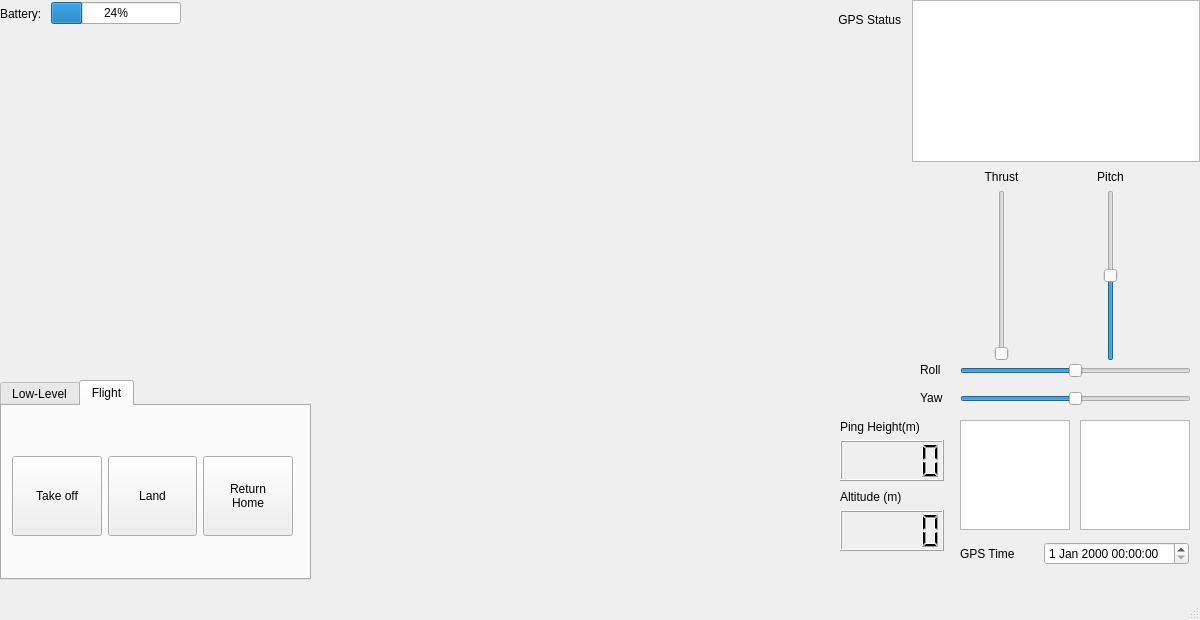
<?xml version="1.0" encoding="UTF-8"?>
<ui version="4.0">
 <class>MainWindow</class>
 <widget class="QMainWindow" name="MainWindow">
  <property name="geometry">
   <rect>
    <x>0</x>
    <y>0</y>
    <width>1200</width>
    <height>620</height>
   </rect>
  </property>
  <property name="minimumSize">
   <size>
    <width>1200</width>
    <height>600</height>
   </size>
  </property>
  <property name="windowTitle">
   <string>MainWindow</string>
  </property>
  <widget class="QWidget" name="centralwidget">
   <widget class="QWidget" name="layoutWidget">
    <property name="geometry">
     <rect>
      <x>0</x>
      <y>0</y>
      <width>181</width>
      <height>27</height>
     </rect>
    </property>
    <layout class="QHBoxLayout" name="horizontalLayout_7">
     <item>
      <widget class="QLabel" name="label_8">
       <property name="text">
        <string>Battery: </string>
       </property>
      </widget>
     </item>
     <item>
      <widget class="QProgressBar" name="battery">
       <property name="value">
        <number>24</number>
       </property>
      </widget>
     </item>
    </layout>
   </widget>
   <widget class="QGraphicsView" name="camera">
    <property name="geometry">
     <rect>
      <x>912</x>
      <y>0</y>
      <width>288</width>
      <height>162</height>
     </rect>
    </property>
   </widget>
   <widget class="QLabel" name="gps_status">
    <property name="geometry">
     <rect>
      <x>810</x>
      <y>10</y>
      <width>91</width>
      <height>20</height>
     </rect>
    </property>
    <property name="sizePolicy">
     <sizepolicy hsizetype="Preferred" vsizetype="Maximum">
      <horstretch>0</horstretch>
      <verstretch>0</verstretch>
     </sizepolicy>
    </property>
    <property name="text">
     <string>GPS Status</string>
    </property>
    <property name="alignment">
     <set>Qt::AlignRight|Qt::AlignTrailing|Qt::AlignVCenter</set>
    </property>
    <property name="wordWrap">
     <bool>false</bool>
    </property>
   </widget>
   <widget class="QWidget" name="layoutWidget_2">
    <property name="geometry">
     <rect>
      <x>950</x>
      <y>170</y>
      <width>212</width>
      <height>191</height>
     </rect>
    </property>
    <layout class="QHBoxLayout" name="horizontalLayout_5">
     <item>
      <layout class="QVBoxLayout" name="verticalLayout_4">
       <item>
        <widget class="QLabel" name="label_5">
         <property name="sizePolicy">
          <sizepolicy hsizetype="Minimum" vsizetype="Maximum">
           <horstretch>0</horstretch>
           <verstretch>0</verstretch>
          </sizepolicy>
         </property>
         <property name="minimumSize">
          <size>
           <width>100</width>
           <height>0</height>
          </size>
         </property>
         <property name="layoutDirection">
          <enum>Qt::LeftToRight</enum>
         </property>
         <property name="text">
          <string>Thrust</string>
         </property>
         <property name="alignment">
          <set>Qt::AlignCenter</set>
         </property>
        </widget>
       </item>
       <item>
        <widget class="QSlider" name="thrust">
         <property name="sizePolicy">
          <sizepolicy hsizetype="Minimum" vsizetype="Expanding">
           <horstretch>0</horstretch>
           <verstretch>0</verstretch>
          </sizepolicy>
         </property>
         <property name="maximum">
          <number>5000</number>
         </property>
         <property name="orientation">
          <enum>Qt::Vertical</enum>
         </property>
        </widget>
       </item>
      </layout>
     </item>
     <item>
      <layout class="QVBoxLayout" name="verticalLayout_5">
       <item>
        <widget class="QLabel" name="label_6">
         <property name="sizePolicy">
          <sizepolicy hsizetype="Minimum" vsizetype="Minimum">
           <horstretch>0</horstretch>
           <verstretch>0</verstretch>
          </sizepolicy>
         </property>
         <property name="minimumSize">
          <size>
           <width>100</width>
           <height>0</height>
          </size>
         </property>
         <property name="layoutDirection">
          <enum>Qt::LeftToRight</enum>
         </property>
         <property name="text">
          <string>Pitch</string>
         </property>
         <property name="alignment">
          <set>Qt::AlignCenter</set>
         </property>
        </widget>
       </item>
       <item>
        <widget class="QSlider" name="pitch">
         <property name="sizePolicy">
          <sizepolicy hsizetype="Minimum" vsizetype="Expanding">
           <horstretch>0</horstretch>
           <verstretch>0</verstretch>
          </sizepolicy>
         </property>
         <property name="minimum">
          <number>-2500</number>
         </property>
         <property name="maximum">
          <number>2500</number>
         </property>
         <property name="orientation">
          <enum>Qt::Vertical</enum>
         </property>
        </widget>
       </item>
      </layout>
     </item>
    </layout>
   </widget>
   <widget class="QTabWidget" name="tabs">
    <property name="geometry">
     <rect>
      <x>0</x>
      <y>380</y>
      <width>311</width>
      <height>200</height>
     </rect>
    </property>
    <property name="currentIndex">
     <number>1</number>
    </property>
    <widget class="QWidget" name="tab_1">
     <attribute name="title">
      <string>Low-Level</string>
     </attribute>
     <widget class="QWidget" name="horizontalLayoutWidget_2">
      <property name="geometry">
       <rect>
        <x>10</x>
        <y>30</y>
        <width>281</width>
        <height>111</height>
       </rect>
      </property>
      <layout class="QHBoxLayout" name="horizontalLayout_2">
       <item>
        <layout class="QVBoxLayout" name="verticalLayout">
         <item>
          <widget class="QLabel" name="label">
           <property name="sizePolicy">
            <sizepolicy hsizetype="Preferred" vsizetype="Maximum">
             <horstretch>0</horstretch>
             <verstretch>0</verstretch>
            </sizepolicy>
           </property>
           <property name="text">
            <string>Motors</string>
           </property>
          </widget>
         </item>
         <item>
          <widget class="QPushButton" name="calibrate_btn">
           <property name="sizePolicy">
            <sizepolicy hsizetype="Minimum" vsizetype="Minimum">
             <horstretch>0</horstretch>
             <verstretch>0</verstretch>
            </sizepolicy>
           </property>
           <property name="text">
            <string>Calibrate</string>
           </property>
          </widget>
         </item>
         <item>
          <widget class="QPushButton" name="arm_btn">
           <property name="sizePolicy">
            <sizepolicy hsizetype="Minimum" vsizetype="Minimum">
             <horstretch>0</horstretch>
             <verstretch>0</verstretch>
            </sizepolicy>
           </property>
           <property name="text">
            <string>Arm</string>
           </property>
          </widget>
         </item>
        </layout>
       </item>
       <item>
        <layout class="QVBoxLayout" name="verticalLayout_2">
         <item>
          <widget class="QLabel" name="label_2">
           <property name="sizePolicy">
            <sizepolicy hsizetype="Preferred" vsizetype="Maximum">
             <horstretch>0</horstretch>
             <verstretch>0</verstretch>
            </sizepolicy>
           </property>
           <property name="text">
            <string>Buzzer</string>
           </property>
          </widget>
         </item>
         <item>
          <widget class="QComboBox" name="buzzer_cmd_combo"/>
         </item>
         <item>
          <widget class="QPushButton" name="buzzer_cmd_btn">
           <property name="sizePolicy">
            <sizepolicy hsizetype="Minimum" vsizetype="Minimum">
             <horstretch>0</horstretch>
             <verstretch>0</verstretch>
            </sizepolicy>
           </property>
           <property name="text">
            <string>Send</string>
           </property>
          </widget>
         </item>
        </layout>
       </item>
      </layout>
     </widget>
    </widget>
    <widget class="QWidget" name="tab_2">
     <attribute name="title">
      <string>Flight</string>
     </attribute>
     <widget class="QWidget" name="horizontalLayoutWidget">
      <property name="geometry">
       <rect>
        <x>10</x>
        <y>50</y>
        <width>281</width>
        <height>80</height>
       </rect>
      </property>
      <layout class="QHBoxLayout" name="horizontalLayout">
       <item>
        <widget class="QPushButton" name="takeoff_btn">
         <property name="sizePolicy">
          <sizepolicy hsizetype="Minimum" vsizetype="Minimum">
           <horstretch>0</horstretch>
           <verstretch>0</verstretch>
          </sizepolicy>
         </property>
         <property name="text">
          <string>Take off</string>
         </property>
        </widget>
       </item>
       <item>
        <widget class="QPushButton" name="pushButton_2">
         <property name="sizePolicy">
          <sizepolicy hsizetype="Minimum" vsizetype="Minimum">
           <horstretch>0</horstretch>
           <verstretch>0</verstretch>
          </sizepolicy>
         </property>
         <property name="text">
          <string>Land</string>
         </property>
        </widget>
       </item>
       <item>
        <widget class="QPushButton" name="pushButton_3">
         <property name="sizePolicy">
          <sizepolicy hsizetype="Minimum" vsizetype="Minimum">
           <horstretch>0</horstretch>
           <verstretch>0</verstretch>
          </sizepolicy>
         </property>
         <property name="text">
          <string>Return
Home</string>
         </property>
        </widget>
       </item>
      </layout>
     </widget>
    </widget>
   </widget>
   <widget class="QWidget" name="layoutWidget_4">
    <property name="geometry">
     <rect>
      <x>920</x>
      <y>360</y>
      <width>271</width>
      <height>51</height>
     </rect>
    </property>
    <layout class="QVBoxLayout" name="verticalLayout_3">
     <property name="spacing">
      <number>10</number>
     </property>
     <item>
      <layout class="QHBoxLayout" name="horizontalLayout_3">
       <item>
        <widget class="QLabel" name="label_3">
         <property name="sizePolicy">
          <sizepolicy hsizetype="Minimum" vsizetype="Maximum">
           <horstretch>0</horstretch>
           <verstretch>0</verstretch>
          </sizepolicy>
         </property>
         <property name="minimumSize">
          <size>
           <width>30</width>
           <height>0</height>
          </size>
         </property>
         <property name="text">
          <string>Roll</string>
         </property>
        </widget>
       </item>
       <item>
        <widget class="QSlider" name="roll">
         <property name="minimum">
          <number>-2500</number>
         </property>
         <property name="maximum">
          <number>2500</number>
         </property>
         <property name="orientation">
          <enum>Qt::Horizontal</enum>
         </property>
        </widget>
       </item>
      </layout>
     </item>
     <item>
      <layout class="QHBoxLayout" name="horizontalLayout_4">
       <item>
        <widget class="QLabel" name="label_4">
         <property name="sizePolicy">
          <sizepolicy hsizetype="Minimum" vsizetype="Maximum">
           <horstretch>0</horstretch>
           <verstretch>0</verstretch>
          </sizepolicy>
         </property>
         <property name="minimumSize">
          <size>
           <width>30</width>
           <height>0</height>
          </size>
         </property>
         <property name="text">
          <string>Yaw</string>
         </property>
        </widget>
       </item>
       <item>
        <widget class="QSlider" name="horizontalSlider_2">
         <property name="minimum">
          <number>-2500</number>
         </property>
         <property name="maximum">
          <number>2500</number>
         </property>
         <property name="orientation">
          <enum>Qt::Horizontal</enum>
         </property>
        </widget>
       </item>
      </layout>
     </item>
    </layout>
   </widget>
   <widget class="QGraphicsView" name="compass">
    <property name="geometry">
     <rect>
      <x>1080</x>
      <y>420</y>
      <width>110</width>
      <height>110</height>
     </rect>
    </property>
   </widget>
   <widget class="QWidget" name="layoutWidget_3">
    <property name="geometry">
     <rect>
      <x>960</x>
      <y>540</y>
      <width>229</width>
      <height>28</height>
     </rect>
    </property>
    <layout class="QHBoxLayout" name="horizontalLayout_6">
     <item>
      <widget class="QLabel" name="label_7">
       <property name="text">
        <string>GPS Time</string>
       </property>
      </widget>
     </item>
     <item>
      <widget class="QDateTimeEdit" name="dateTimeEdit"/>
     </item>
    </layout>
   </widget>
   <widget class="QGraphicsView" name="azimuth">
    <property name="geometry">
     <rect>
      <x>960</x>
      <y>420</y>
      <width>110</width>
      <height>110</height>
     </rect>
    </property>
   </widget>
   <widget class="QWidget" name="layoutWidget_5">
    <property name="geometry">
     <rect>
      <x>840</x>
      <y>420</y>
      <width>104</width>
      <height>61</height>
     </rect>
    </property>
    <layout class="QVBoxLayout" name="verticalLayout_6">
     <item>
      <widget class="QLabel" name="label_9">
       <property name="sizePolicy">
        <sizepolicy hsizetype="Preferred" vsizetype="Maximum">
         <horstretch>0</horstretch>
         <verstretch>0</verstretch>
        </sizepolicy>
       </property>
       <property name="text">
        <string>Ping Height(m)</string>
       </property>
      </widget>
     </item>
     <item>
      <widget class="QLCDNumber" name="ping_height"/>
     </item>
    </layout>
   </widget>
   <widget class="QWidget" name="layoutWidget_6">
    <property name="geometry">
     <rect>
      <x>840</x>
      <y>490</y>
      <width>104</width>
      <height>61</height>
     </rect>
    </property>
    <layout class="QVBoxLayout" name="verticalLayout_7">
     <item>
      <widget class="QLabel" name="label_10">
       <property name="sizePolicy">
        <sizepolicy hsizetype="Preferred" vsizetype="Maximum">
         <horstretch>0</horstretch>
         <verstretch>0</verstretch>
        </sizepolicy>
       </property>
       <property name="text">
        <string>Altitude (m)</string>
       </property>
      </widget>
     </item>
     <item>
      <widget class="QLCDNumber" name="alt"/>
     </item>
    </layout>
   </widget>
  </widget>
  <widget class="QMenuBar" name="menubar">
   <property name="geometry">
    <rect>
     <x>0</x>
     <y>0</y>
     <width>1200</width>
     <height>22</height>
    </rect>
   </property>
  </widget>
  <widget class="QStatusBar" name="statusbar"/>
 </widget>
 <resources/>
 <connections/>
</ui>
